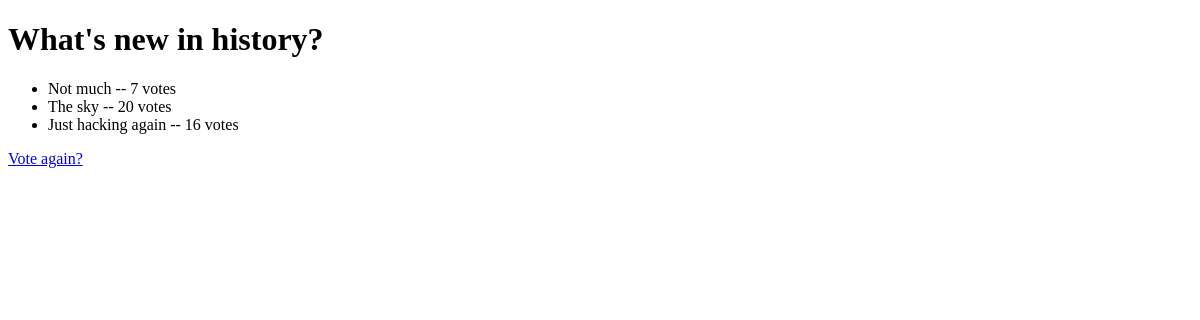
/polls/1/results/, run on an earlier commit of the app's database.
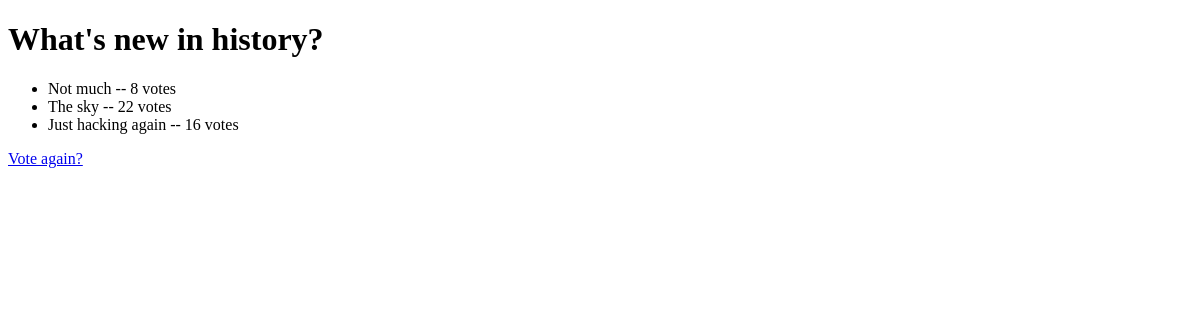
And on a later commit of the database.
### polls/models.py (models this page shows, shortened)
class Question(models.Model):
	question_text = models.CharField(max_length=200)
	pub_date = models.DateTimeField('date published')

class Choice(models.Model):
	question = models.ForeignKey(Question, on_delete=models.CASCADE)
	choice_text = models.CharField(max_length=200)
	votes = models.IntegerField(default=0)

### polls/views.py (the view)
# urls.py: url(r'^(?P<pk>[0-9]+)/results/$', views.ResultsView.as_view(), name='results'),
class ResultsView(generic.DetailView):
    model = Question
    template_name = 'polls/results.html'

### polls/templates/polls/results.html (shortened to what this page needs)
<!DOCTYPE html>
<html lang="en">
    <head>
    </head>
    <body>
    <h1>{{ question.question_text }}</h1>
    <ul>
    {% for choice in question.choice_set.all %}
    	<li>{{ choice.choice_text }} -- {{ choice.votes }} vote{{ choice.votes|pluralize }}</li>
    {% endfor %}
    </ul>
    <a href="{% url 'polls:detail' question.id  %}">Vote again?</a>
    </body>
</html>

What changed in the data, as far as the page shows it:
changed Choice "Not much": votes "7" → "8"
changed Choice "The sky": votes "20" → "22"
